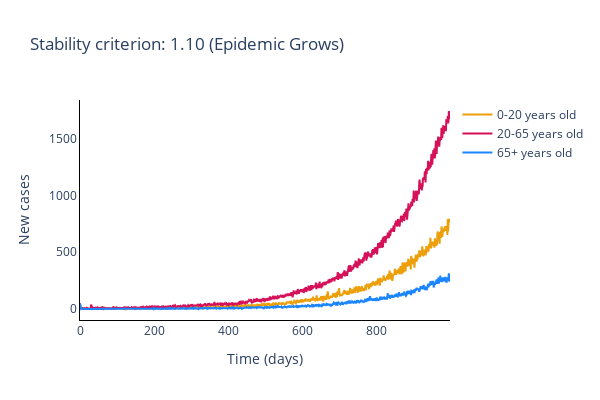
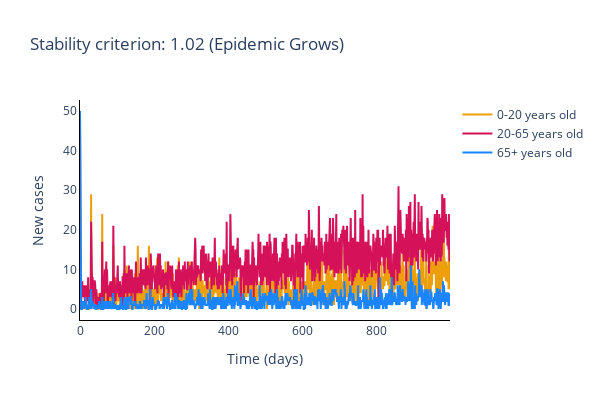
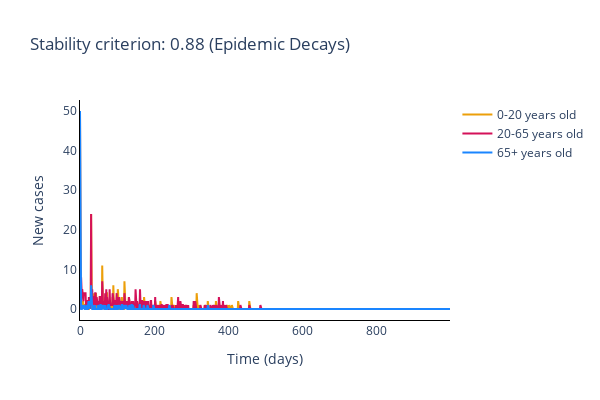
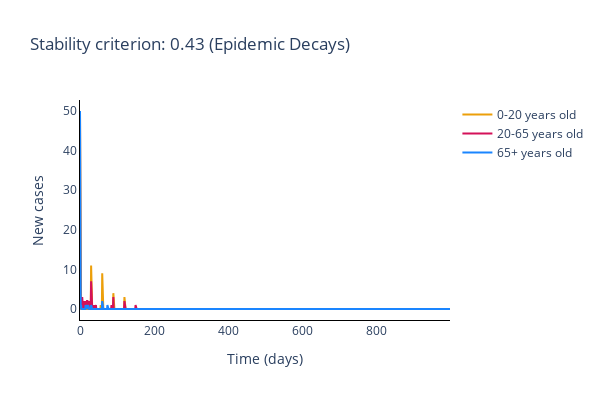

The notebook cell these images were saved under, in order:
### Markdown cell above
### Plot disagreggated local incidence numbers

### Code cell
for _, desagg_cases in enumerate(stochastic_cases):
    # Identify fate of epidemic
    if stability_criterion[_] < 1:
        fate = '(Epidemic Decays)'
    else:
        fate = '(Epidemic Grows)'

    # Plot (bar chart cases each day)
    fig = go.Figure()

    for cat in range(num_categories):
        # Plot of incidences for category
        fig.add_trace(
            go.Scatter(
                x=times,
                y=desagg_cases[:, cat],
                name=trace_names[cat],
                line_color=colour_names[cat]
            )
        )

    # Add axis labels
    fig.update_layout(
        width=600, 
        height=400,
        plot_bgcolor='white',
        title='Stability criterion: {:.2f} '.format(stability_criterion[_])  + fate,
        xaxis=dict(linecolor='black'),
        xaxis_title='Time (days)',
        yaxis=dict(linecolor='black'),
        yaxis_title='New cases'
    )

    fig.write_image('images/Stoc_SC_{}.pdf'.format(_+1))

    fig.show()

### Figure 1 — Plotly figure (JSON) as saved in the notebook; plotly's stock layout.template omitted (floating-point values rounded to 4 significant figures; data arrays with more than 128 entries replaced by an {"elided": "..."} marker saying what was removed)
{"data": [{"line": {"color": "#EC9F0A"}, "name": "0-20 years old", "type": "scatter", "x": {"elided": "1000 int values"}, "y": {"elided": "1000 int values"}}, {"line": {"color": "#D41159"}, "name": "20-65 years old", "type": "scatter", "x": {"elided": "1000 int values"}, "y": {"elided": "1000 int values"}}, {"line": {"color": "#1A85FF"}, "name": "65+ years old", "type": "scatter", "x": {"elided": "1000 int values"}, "y": {"elided": "1000 int values"}}], "layout": {"height": 400, "plot_bgcolor": "white", "title": {"text": "Stability criterion: 1.10 (Epidemic Grows)"}, "width": 600, "xaxis": {"linecolor": "black", "title": {"text": "Time (days)"}}, "yaxis": {"linecolor": "black", "title": {"text": "New cases"}}}}

### Figure 2 — Plotly figure (JSON) as saved in the notebook; plotly's stock layout.template omitted (floating-point values rounded to 4 significant figures; data arrays with more than 128 entries replaced by an {"elided": "..."} marker saying what was removed)
{"data": [{"line": {"color": "#EC9F0A"}, "name": "0-20 years old", "type": "scatter", "x": {"elided": "1000 int values"}, "y": {"elided": "1000 int values"}}, {"line": {"color": "#D41159"}, "name": "20-65 years old", "type": "scatter", "x": {"elided": "1000 int values"}, "y": {"elided": "1000 int values"}}, {"line": {"color": "#1A85FF"}, "name": "65+ years old", "type": "scatter", "x": {"elided": "1000 int values"}, "y": {"elided": "1000 int values"}}], "layout": {"height": 400, "plot_bgcolor": "white", "title": {"text": "Stability criterion: 1.02 (Epidemic Grows)"}, "width": 600, "xaxis": {"linecolor": "black", "title": {"text": "Time (days)"}}, "yaxis": {"linecolor": "black", "title": {"text": "New cases"}}}}

### Figure 3 — Plotly figure (JSON) as saved in the notebook; plotly's stock layout.template omitted (floating-point values rounded to 4 significant figures; data arrays with more than 128 entries replaced by an {"elided": "..."} marker saying what was removed)
{"data": [{"line": {"color": "#EC9F0A"}, "name": "0-20 years old", "type": "scatter", "x": {"elided": "1000 int values"}, "y": {"elided": "1000 int values"}}, {"line": {"color": "#D41159"}, "name": "20-65 years old", "type": "scatter", "x": {"elided": "1000 int values"}, "y": {"elided": "1000 int values"}}, {"line": {"color": "#1A85FF"}, "name": "65+ years old", "type": "scatter", "x": {"elided": "1000 int values"}, "y": {"elided": "1000 int values"}}], "layout": {"height": 400, "plot_bgcolor": "white", "title": {"text": "Stability criterion: 0.88 (Epidemic Decays)"}, "width": 600, "xaxis": {"linecolor": "black", "title": {"text": "Time (days)"}}, "yaxis": {"linecolor": "black", "title": {"text": "New cases"}}}}

### Figure 4 — Plotly figure (JSON) as saved in the notebook; plotly's stock layout.template omitted (floating-point values rounded to 4 significant figures; data arrays with more than 128 entries replaced by an {"elided": "..."} marker saying what was removed)
{"data": [{"line": {"color": "#EC9F0A"}, "name": "0-20 years old", "type": "scatter", "x": {"elided": "1000 int values"}, "y": {"elided": "1000 int values"}}, {"line": {"color": "#D41159"}, "name": "20-65 years old", "type": "scatter", "x": {"elided": "1000 int values"}, "y": {"elided": "1000 int values"}}, {"line": {"color": "#1A85FF"}, "name": "65+ years old", "type": "scatter", "x": {"elided": "1000 int values"}, "y": {"elided": "1000 int values"}}], "layout": {"height": 400, "plot_bgcolor": "white", "title": {"text": "Stability criterion: 0.43 (Epidemic Decays)"}, "width": 600, "xaxis": {"linecolor": "black", "title": {"text": "Time (days)"}}, "yaxis": {"linecolor": "black", "title": {"text": "New cases"}}}}
